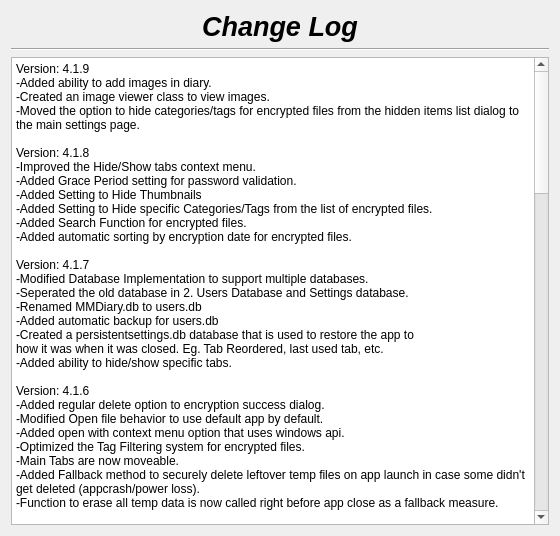
<?xml version="1.0" encoding="UTF-8"?>
<ui version="4.0">
 <class>changelog</class>
 <widget class="QDialog" name="changelog">
  <property name="geometry">
   <rect>
    <x>0</x>
    <y>0</y>
    <width>560</width>
    <height>536</height>
   </rect>
  </property>
  <property name="minimumSize">
   <size>
    <width>560</width>
    <height>300</height>
   </size>
  </property>
  <property name="windowTitle">
   <string>Dialog</string>
  </property>
  <layout class="QVBoxLayout" name="verticalLayout">
   <item>
    <widget class="QLabel" name="label">
     <property name="font">
      <font>
       <pointsize>20</pointsize>
       <italic>true</italic>
       <bold>true</bold>
       <underline>false</underline>
      </font>
     </property>
     <property name="text">
      <string>Change Log</string>
     </property>
     <property name="alignment">
      <set>Qt::AlignCenter</set>
     </property>
    </widget>
   </item>
   <item>
    <widget class="Line" name="line">
     <property name="orientation">
      <enum>Qt::Horizontal</enum>
     </property>
    </widget>
   </item>
   <item>
    <widget class="QTextBrowser" name="textBrowser">
     <property name="html">
      <string>&lt;!DOCTYPE HTML PUBLIC &quot;-//W3C//DTD HTML 4.0//EN&quot; &quot;http://www.w3.org/TR/REC-html40/strict.dtd&quot;&gt;
&lt;html&gt;&lt;head&gt;&lt;meta name=&quot;qrichtext&quot; content=&quot;1&quot; /&gt;&lt;meta charset=&quot;utf-8&quot; /&gt;&lt;style type=&quot;text/css&quot;&gt;
p, li { white-space: pre-wrap; }
hr { height: 1px; border-width: 0; }
li.unchecked::marker { content: &quot;\2610&quot;; }
li.checked::marker { content: &quot;\2612&quot;; }
&lt;/style&gt;&lt;/head&gt;&lt;body style=&quot; font-family:'Segoe UI'; font-size:9pt; font-weight:400; font-style:normal;&quot;&gt;
&lt;p style=&quot; margin-top:0px; margin-bottom:0px; margin-left:0px; margin-right:0px; -qt-block-indent:0; text-indent:0px;&quot;&gt;Version: 4.1.9&lt;/p&gt;
&lt;p style=&quot; margin-top:0px; margin-bottom:0px; margin-left:0px; margin-right:0px; -qt-block-indent:0; text-indent:0px;&quot;&gt;-Added ability to add images in diary.&lt;/p&gt;
&lt;p style=&quot; margin-top:0px; margin-bottom:0px; margin-left:0px; margin-right:0px; -qt-block-indent:0; text-indent:0px;&quot;&gt;-Created an image viewer class to view images.&lt;/p&gt;
&lt;p style=&quot; margin-top:0px; margin-bottom:0px; margin-left:0px; margin-right:0px; -qt-block-indent:0; text-indent:0px;&quot;&gt;-Moved the option to hide categories/tags for encrypted files from the hidden items list dialog to the main settings page.&lt;br /&gt;&lt;br /&gt;Version: 4.1.8&lt;br /&gt;-Improved the Hide/Show tabs context menu.&lt;/p&gt;
&lt;p style=&quot; margin-top:0px; margin-bottom:0px; margin-left:0px; margin-right:0px; -qt-block-indent:0; text-indent:0px;&quot;&gt;-Added Grace Period setting for password validation.&lt;br /&gt;-Added Setting to Hide Thumbnails&lt;br /&gt;-Added Setting to Hide specific Categories/Tags from the list of encrypted files.&lt;/p&gt;
&lt;p style=&quot; margin-top:0px; margin-bottom:0px; margin-left:0px; margin-right:0px; -qt-block-indent:0; text-indent:0px;&quot;&gt;-Added Search Function for encrypted files.&lt;/p&gt;
&lt;p style=&quot; margin-top:0px; margin-bottom:0px; margin-left:0px; margin-right:0px; -qt-block-indent:0; text-indent:0px;&quot;&gt;-Added automatic sorting by encryption date for encrypted files.&lt;/p&gt;
&lt;p style=&quot;-qt-paragraph-type:empty; margin-top:0px; margin-bottom:0px; margin-left:0px; margin-right:0px; -qt-block-indent:0; text-indent:0px;&quot;&gt;&lt;br /&gt;&lt;/p&gt;
&lt;p style=&quot; margin-top:0px; margin-bottom:0px; margin-left:0px; margin-right:0px; -qt-block-indent:0; text-indent:0px;&quot;&gt;Version: 4.1.7&lt;br /&gt;-Modified Database Implementation to support multiple databases.&lt;br /&gt;-Seperated the old database in 2. Users Database and Settings database.&lt;br /&gt;-Renamed MMDiary.db to users.db&lt;br /&gt;-Added automatic backup for users.db&lt;/p&gt;
&lt;p style=&quot; margin-top:0px; margin-bottom:0px; margin-left:0px; margin-right:0px; -qt-block-indent:0; text-indent:0px;&quot;&gt;-Created a persistentsettings.db database that is used to restore the app to &lt;/p&gt;
&lt;p style=&quot; margin-top:0px; margin-bottom:0px; margin-left:0px; margin-right:0px; -qt-block-indent:0; text-indent:0px;&quot;&gt;how it was when it was closed. Eg. Tab Reordered, last used tab, etc.&lt;/p&gt;
&lt;p style=&quot; margin-top:0px; margin-bottom:0px; margin-left:0px; margin-right:0px; -qt-block-indent:0; text-indent:0px;&quot;&gt;-Added ability to hide/show specific tabs.&lt;/p&gt;
&lt;p style=&quot;-qt-paragraph-type:empty; margin-top:0px; margin-bottom:0px; margin-left:0px; margin-right:0px; -qt-block-indent:0; text-indent:0px;&quot;&gt;&lt;br /&gt;&lt;/p&gt;
&lt;p style=&quot; margin-top:0px; margin-bottom:0px; margin-left:0px; margin-right:0px; -qt-block-indent:0; text-indent:0px;&quot;&gt;Version: 4.1.6&lt;br /&gt;-Added regular delete option to encryption success dialog.&lt;br /&gt;-Modified Open file behavior to use default app by default.&lt;br /&gt;-Added open with context menu option that uses windows api.&lt;/p&gt;
&lt;p style=&quot; margin-top:0px; margin-bottom:0px; margin-left:0px; margin-right:0px; -qt-block-indent:0; text-indent:0px;&quot;&gt;-Optimized the Tag Filtering system for encrypted files.&lt;/p&gt;
&lt;p style=&quot; margin-top:0px; margin-bottom:0px; margin-left:0px; margin-right:0px; -qt-block-indent:0; text-indent:0px;&quot;&gt;-Main Tabs are now moveable.&lt;/p&gt;
&lt;p style=&quot; margin-top:0px; margin-bottom:0px; margin-left:0px; margin-right:0px; -qt-block-indent:0; text-indent:0px;&quot;&gt;-Added Fallback method to securely delete leftover temp files on app launch in case some didn't get deleted (appcrash/power loss).&lt;br /&gt;-Function to erase all temp data is now called right before app close as a fallback measure.&lt;br /&gt;&lt;br /&gt;Version: 4.1.5&lt;br /&gt;-Modified Metadata for encrypted files to be a fixed size (40KB)&lt;/p&gt;
&lt;p style=&quot; margin-top:0px; margin-bottom:0px; margin-left:0px; margin-right:0px; -qt-block-indent:0; text-indent:0px;&quot;&gt;-Thumbnails are now stored in the file's metadata.&lt;/p&gt;
&lt;p style=&quot; margin-top:0px; margin-bottom:0px; margin-left:0px; margin-right:0px; -qt-block-indent:0; text-indent:0px;&quot;&gt;-Added padding to thumbnails to preserve aspect ratio&lt;/p&gt;
&lt;p style=&quot; margin-top:0px; margin-bottom:0px; margin-left:0px; margin-right:0px; -qt-block-indent:0; text-indent:0px;&quot;&gt;-Modified encryption dialog to be similar to decryption dialog.&lt;/p&gt;
&lt;p style=&quot; margin-top:0px; margin-bottom:0px; margin-left:0px; margin-right:0px; -qt-block-indent:0; text-indent:0px;&quot;&gt;-Added fully tested recovery option in case metadata is corrupted.&lt;/p&gt;
&lt;p style=&quot; margin-top:0px; margin-bottom:0px; margin-left:0px; margin-right:0px; -qt-block-indent:0; text-indent:0px;&quot;&gt;-Added suffix to filenames for duplicates when exporting.&lt;br /&gt;-Modified Export All Files to Export All Listed Files, users can still export all files by selecting All for type and category.&lt;br /&gt;-Hid the Button for Export All and instead use a context menu option.&lt;/p&gt;
&lt;p style=&quot;-qt-paragraph-type:empty; margin-top:0px; margin-bottom:0px; margin-left:0px; margin-right:0px; -qt-block-indent:0; text-indent:0px;&quot;&gt;&lt;br /&gt;&lt;/p&gt;
&lt;p style=&quot; margin-top:0px; margin-bottom:0px; margin-left:0px; margin-right:0px; -qt-block-indent:0; text-indent:0px;&quot;&gt;Version: 4.1.4&lt;br /&gt;-Fix a bug with thumbnail dissappearance for video files after metadata edit.&lt;/p&gt;
&lt;p style=&quot; margin-top:0px; margin-bottom:0px; margin-left:0px; margin-right:0px; -qt-block-indent:0; text-indent:0px;&quot;&gt;-Reworked secure delete function to handle deleting a folder or multiple files.&lt;/p&gt;
&lt;p style=&quot;-qt-paragraph-type:empty; margin-top:0px; margin-bottom:0px; margin-left:0px; margin-right:0px; -qt-block-indent:0; text-indent:0px;&quot;&gt;&lt;br /&gt;&lt;/p&gt;
&lt;p style=&quot; margin-top:0px; margin-bottom:0px; margin-left:0px; margin-right:0px; -qt-block-indent:0; text-indent:0px;&quot;&gt;Version: 4.1.3&lt;br /&gt;-Reworked encrypted file format to include encrypted metadata.&lt;br /&gt;-Added a file filtering system with Category and Tags.&lt;br /&gt;-Added ability to edit file name, category and tags.&lt;br /&gt;-Added settings page for Encrypted Data tab.&lt;br /&gt;-Added option to require password to view the encrypted data page.&lt;/p&gt;
&lt;p style=&quot; margin-top:0px; margin-bottom:0px; margin-left:0px; margin-right:0px; -qt-block-indent:0; text-indent:0px;&quot;&gt;-Added option to decrypt and export entire database.&lt;/p&gt;
&lt;p style=&quot;-qt-paragraph-type:empty; margin-top:0px; margin-bottom:0px; margin-left:0px; margin-right:0px; -qt-block-indent:0; text-indent:0px;&quot;&gt;&lt;br /&gt;&lt;/p&gt;
&lt;p style=&quot; margin-top:0px; margin-bottom:0px; margin-left:0px; margin-right:0px; -qt-block-indent:0; text-indent:0px;&quot;&gt;Version: 4.1.2&lt;/p&gt;
&lt;p style=&quot; margin-top:0px; margin-bottom:0px; margin-left:0px; margin-right:0px; -qt-block-indent:0; text-indent:0px;&quot;&gt;-Added multiple file support for encryption&lt;/p&gt;
&lt;p style=&quot; margin-top:0px; margin-bottom:0px; margin-left:0px; margin-right:0px; -qt-block-indent:0; text-indent:0px;&quot;&gt;-Added Thumbnail system for encrypted files list.&lt;/p&gt;
&lt;p style=&quot;-qt-paragraph-type:empty; margin-top:0px; margin-bottom:0px; margin-left:0px; margin-right:0px; -qt-block-indent:0; text-indent:0px;&quot;&gt;&lt;br /&gt;&lt;/p&gt;
&lt;p style=&quot; margin-top:0px; margin-bottom:0px; margin-left:0px; margin-right:0px; -qt-block-indent:0; text-indent:0px;&quot;&gt;Version: 4.1.1&lt;br /&gt;-Fixed an issue with encrypted file opening.&lt;/p&gt;
&lt;p style=&quot; margin-top:0px; margin-bottom:0px; margin-left:0px; margin-right:0px; -qt-block-indent:0; text-indent:0px;&quot;&gt;-Fixed an issue with secure file deletion.&lt;br /&gt;-Added option to securely delete files.&lt;/p&gt;
&lt;p style=&quot; margin-top:0px; margin-bottom:0px; margin-left:0px; margin-right:0px; -qt-block-indent:0; text-indent:0px;&quot;&gt;-Added key validation for file decryption&lt;/p&gt;
&lt;p style=&quot;-qt-paragraph-type:empty; margin-top:0px; margin-bottom:0px; margin-left:0px; margin-right:0px; -qt-block-indent:0; text-indent:0px;&quot;&gt;&lt;br /&gt;&lt;/p&gt;
&lt;p style=&quot; margin-top:0px; margin-bottom:0px; margin-left:0px; margin-right:0px; -qt-block-indent:0; text-indent:0px;&quot;&gt;Version: 4.1.0&lt;br /&gt;-Added a new feature that allows user to encrypt/decrypt various file types.&lt;/p&gt;
&lt;p style=&quot;-qt-paragraph-type:empty; margin-top:0px; margin-bottom:0px; margin-left:0px; margin-right:0px; -qt-block-indent:0; text-indent:0px;&quot;&gt;&lt;br /&gt;&lt;/p&gt;
&lt;p style=&quot; margin-top:0px; margin-bottom:0px; margin-left:0px; margin-right:0px; -qt-block-indent:0; text-indent:0px;&quot;&gt;Version: 4.0.9&lt;/p&gt;
&lt;p style=&quot; margin-top:0px; margin-bottom:0px; margin-left:0px; margin-right:0px; -qt-block-indent:0; text-indent:0px;&quot;&gt;-Setting up .pro file to use local open ssl files on deployment.&lt;/p&gt;
&lt;p style=&quot; margin-top:0px; margin-bottom:0px; margin-left:0px; margin-right:0px; -qt-block-indent:0; text-indent:0px;&quot;&gt;-Modified About MMDiary to use github repo as download location.&lt;br /&gt;&lt;/p&gt;
&lt;p style=&quot; margin-top:0px; margin-bottom:0px; margin-left:0px; margin-right:0px; -qt-block-indent:0; text-indent:0px;&quot;&gt;Version: 4.0.8&lt;br /&gt;-Fixed Diary Corruption Bug. It was caused by the encryption key verification system.&lt;/p&gt;
&lt;p style=&quot; margin-top:0px; margin-bottom:0px; margin-left:0px; margin-right:0px; -qt-block-indent:0; text-indent:0px;&quot;&gt;-Fixed a bug with pasting text to diary.&lt;/p&gt;
&lt;p style=&quot;-qt-paragraph-type:empty; margin-top:0px; margin-bottom:0px; margin-left:0px; margin-right:0px; -qt-block-indent:0; text-indent:0px;&quot;&gt;&lt;br /&gt;&lt;/p&gt;
&lt;p style=&quot; margin-top:0px; margin-bottom:0px; margin-left:0px; margin-right:0px; -qt-block-indent:0; text-indent:0px;&quot;&gt;Version: 4.0.7&lt;br /&gt;-Moved the database file to the data directory to simplify data migration from one version to another.&lt;/p&gt;
&lt;p style=&quot; margin-top:0px; margin-bottom:0px; margin-left:0px; margin-right:0px; -qt-block-indent:0; text-indent:0px;&quot;&gt;-Added automatic creation of data folder on launch since we now place the users database inside of it.&lt;br /&gt;-Added check to prevent users from using the name MMDiary.db , since it could create issues with our database file that is now inside of the data folder.&lt;/p&gt;
&lt;p style=&quot; margin-top:0px; margin-bottom:0px; margin-left:0px; margin-right:0px; -qt-block-indent:0; text-indent:0px;&quot;&gt;-Fixed a bug that prevented tasklist folder deletion when tasklists were deleted.&lt;/p&gt;
&lt;p style=&quot; margin-top:0px; margin-bottom:0px; margin-left:0px; margin-right:0px; -qt-block-indent:0; text-indent:0px;&quot;&gt;-Added Safety Checks to ensure we do not try to encrypt a file that is too large.&lt;/p&gt;
&lt;p style=&quot;-qt-paragraph-type:empty; margin-top:0px; margin-bottom:0px; margin-left:0px; margin-right:0px; -qt-block-indent:0; text-indent:0px;&quot;&gt;&lt;br /&gt;&lt;/p&gt;
&lt;p style=&quot; margin-top:0px; margin-bottom:0px; margin-left:0px; margin-right:0px; -qt-block-indent:0; text-indent:0px;&quot;&gt;Version: 4.0.6&lt;br /&gt;-Fixed the Reset To Defaults button bypassing password validation for sensitive settings.&lt;br /&gt;-Fixed a bug that automatically unselected items from the password list.&lt;br /&gt;-Improved the behavior of item selection for the diary display.&lt;/p&gt;
&lt;p style=&quot;-qt-paragraph-type:empty; margin-top:0px; margin-bottom:0px; margin-left:0px; margin-right:0px; -qt-block-indent:0; text-indent:0px;&quot;&gt;&lt;br /&gt;&lt;/p&gt;
&lt;p style=&quot; margin-top:0px; margin-bottom:0px; margin-left:0px; margin-right:0px; -qt-block-indent:0; text-indent:0px;&quot;&gt;Version: 4.0.5&lt;br /&gt;-Attempted to fix a critical bug with Diaries becoming corrupted. I don't know if I succeeded but it's very hard to troubleshoot and so time will tell.&lt;/p&gt;
&lt;p style=&quot;-qt-paragraph-type:empty; margin-top:0px; margin-bottom:0px; margin-left:0px; margin-right:0px; -qt-block-indent:0; text-indent:0px;&quot;&gt;&lt;br /&gt;&lt;/p&gt;
&lt;p style=&quot; margin-top:0px; margin-bottom:0px; margin-left:0px; margin-right:0px; -qt-block-indent:0; text-indent:0px;&quot;&gt;Version: 4.0.4&lt;/p&gt;
&lt;p style=&quot; margin-top:0px; margin-bottom:0px; margin-left:0px; margin-right:0px; -qt-block-indent:0; text-indent:0px;&quot;&gt;-Removed Log To Diary from the task details.&lt;/p&gt;
&lt;p style=&quot; margin-top:0px; margin-bottom:0px; margin-left:0px; margin-right:0px; -qt-block-indent:0; text-indent:0px;&quot;&gt;-Added an information dialog to warn users that you cannot edit or delete passwords when the option 'Hide Passwords' is activated.&lt;br /&gt;-Fixed a bug when removing all passwords from the password manager.&lt;/p&gt;
&lt;p style=&quot;-qt-paragraph-type:empty; margin-top:0px; margin-bottom:0px; margin-left:0px; margin-right:0px; -qt-block-indent:0; text-indent:0px;&quot;&gt;&lt;br /&gt;&lt;/p&gt;
&lt;p style=&quot; margin-top:0px; margin-bottom:0px; margin-left:0px; margin-right:0px; -qt-block-indent:0; text-indent:0px;&quot;&gt;Version: 4.0.3&lt;br /&gt;-Removed the option to log tasks to diary. The tasklist system will have to be reworked from scratch and I don't want to do that just yet, I would prefer to work on other more important features and the tasklist system is good enough for me right now anyways.&lt;/p&gt;
&lt;p style=&quot;-qt-paragraph-type:empty; margin-top:0px; margin-bottom:0px; margin-left:0px; margin-right:0px; -qt-block-indent:0; text-indent:0px;&quot;&gt;&lt;br /&gt;&lt;/p&gt;
&lt;p style=&quot; margin-top:0px; margin-bottom:0px; margin-left:0px; margin-right:0px; -qt-block-indent:0; text-indent:0px;&quot;&gt;Version: 4.0.2&lt;br /&gt;-Fixed month transition bug for diaries.&lt;br /&gt;-Fixed tasklist reordering not saving.&lt;/p&gt;
&lt;p style=&quot;-qt-paragraph-type:empty; margin-top:0px; margin-bottom:0px; margin-left:0px; margin-right:0px; -qt-block-indent:0; text-indent:0px;&quot;&gt;&lt;br /&gt;&lt;/p&gt;
&lt;p style=&quot; margin-top:0px; margin-bottom:0px; margin-left:0px; margin-right:0px; -qt-block-indent:0; text-indent:0px;&quot;&gt;Version: 4.0.1&lt;/p&gt;
&lt;p style=&quot; margin-top:0px; margin-bottom:0px; margin-left:0px; margin-right:0px; -qt-block-indent:0; text-indent:0px;&quot;&gt;-Added Changelog display&lt;/p&gt;
&lt;p style=&quot; margin-top:0px; margin-bottom:0px; margin-left:0px; margin-right:0px; -qt-block-indent:0; text-indent:0px;&quot;&gt;-Attempted to setup recurrent task reset.&lt;br /&gt;-Disabled Recurrent Tasks until I rework the task system entirely. Specifically, the way tasks are saved&lt;/p&gt;
&lt;p style=&quot;-qt-paragraph-type:empty; margin-top:0px; margin-bottom:0px; margin-left:0px; margin-right:0px; -qt-block-indent:0; text-indent:0px;&quot;&gt;&lt;br /&gt;&lt;/p&gt;
&lt;p style=&quot; margin-top:0px; margin-bottom:0px; margin-left:0px; margin-right:0px; -qt-block-indent:0; text-indent:0px;&quot;&gt;Version: 4.0.0&lt;/p&gt;
&lt;p style=&quot; margin-top:0px; margin-bottom:0px; margin-left:0px; margin-right:0px; -qt-block-indent:0; text-indent:0px;&quot;&gt;-Beta Release&lt;/p&gt;&lt;/body&gt;&lt;/html&gt;</string>
     </property>
    </widget>
   </item>
  </layout>
 </widget>
 <resources/>
 <connections/>
</ui>
